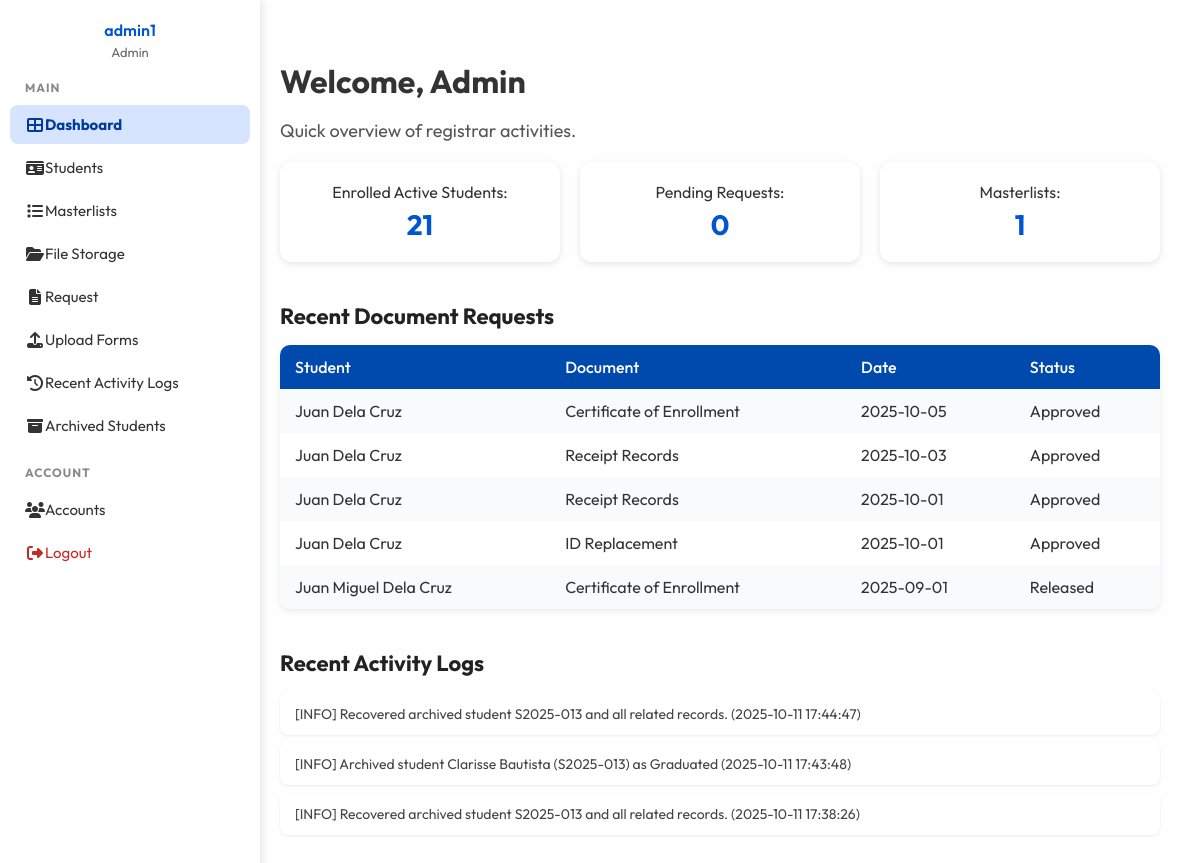
/admin/index.php (signed in), run on the app's committed database.
### tables this page shows
CREATE TABLE `users` (
  `user_id` int(11) NOT NULL,
  `username` varchar(255) DEFAULT NULL,
  `email` varchar(255) NOT NULL,
  `password_hash` text DEFAULT NULL,
  `role_id` int(11) DEFAULT NULL,
  `active` tinyint(1) DEFAULT NULL
);

CREATE TABLE `roles` (
  `role_id` int(11) NOT NULL,
  `name` varchar(255) DEFAULT NULL,
  `description` text DEFAULT NULL
);

CREATE TABLE `document_requests` (
  `request_id` int(11) NOT NULL,
  `student_id` varchar(255) DEFAULT NULL,
  `document_type` varchar(255) DEFAULT NULL,
  `notes` text NOT NULL,
  `request_date` date DEFAULT NULL,
  `status` varchar(255) DEFAULT NULL,
  `release_date` date DEFAULT NULL
);

CREATE TABLE `students` (
  `student_id` varchar(255) NOT NULL,
  `user_id` int(11) DEFAULT NULL,
  `first_name` varchar(255) DEFAULT NULL,
  `last_name` varchar(255) DEFAULT NULL,
  `birthdate` date DEFAULT NULL,
  `gender` varchar(255) DEFAULT NULL,
  `program` varchar(50) NOT NULL,
  `year_level` int(11) DEFAULT NULL,
  `section` int(10) NOT NULL,
  `student_status` varchar(255) DEFAULT NULL,
  `photo_path` text DEFAULT NULL,
  `date_registered` date DEFAULT NULL,
  `email` varchar(255) DEFAULT NULL,
  `contact_no` varchar(255) DEFAULT NULL
);

CREATE TABLE `system_logs` (
  `syslog_id` int(11) NOT NULL,
  `level` varchar(255) DEFAULT NULL,
  `message` text DEFAULT NULL,
  `origin` varchar(255) DEFAULT NULL,
  `user_id` int(11) DEFAULT NULL,
  `timestamp` timestamp NOT NULL DEFAULT current_timestamp() ON UPDATE current_timestamp()
);

### admin/index.php (the view, shortened to what this page needs)
<?php
require_once __DIR__ . "/../Database/connection.php";
$res = $conn->query("SELECT COUNT(*) AS total FROM students WHERE student_status = 'Enrolled'");
$studentsCount = $res->fetch_assoc()['total'] ?? 0;
$res = $conn->query("SELECT COUNT(*) AS total FROM document_requests WHERE status = 'Pending'");
$pendingRequests = $res->fetch_assoc()['total'] ?? 0;
$res = $conn->query("SELECT COUNT(*) AS total FROM masterlists");
$masterlistCount = $res->fetch_assoc()['total'] ?? 0;
$recentRequests = $conn->query("
  SELECT r.request_id, r.document_type, r.status, r.request_date, s.first_name, s.last_name
  FROM document_requests r
  LEFT JOIN students s ON r.student_id = s.student_id
  ORDER BY r.request_date DESC
  LIMIT 5
");
$recentLogs = $conn->query("
  SELECT level, message, timestamp
  FROM system_logs
  ORDER BY timestamp DESC
  LIMIT 3
");
?>
<!DOCTYPE html>
<html lang="en">
<head>
  <link rel="stylesheet" href="../components/css/StaffDashboard.css">
</head>
<body>
<?php include 'AdminSidenav.php'; ?>
<div class="container">
  <h1>Welcome, Admin</h1>
  <p>Quick overview of registrar activities.</p>
  <div class="stats">
    <div class="card">Enrolled Active Students: <strong><?= $studentsCount ?></strong></div>
    <div class="card">Pending Requests: <strong><?= $pendingRequests ?></strong></div>
    <div class="card">Masterlists: <strong><?= $masterlistCount ?></strong></div>
  </div>
  <div class="section">
    <h2>Recent Document Requests</h2>
    <table>
      <tr><th>Student</th><th>Document</th><th>Date</th><th>Status</th></tr>
      <?php while ($row = $recentRequests->fetch_assoc()): ?>
        <tr>
          <td><?= htmlspecialchars($row['first_name']." ".$row['last_name']) ?></td>
          <td><?= htmlspecialchars($row['document_type']) ?></td>
          <td><?= htmlspecialchars($row['request_date']) ?></td>
          <td><?= htmlspecialchars($row['status']) ?></td>
        </tr>
      <?php endwhile; ?>
    </table>
  </div>
  <div class="section">
    <h2>Recent Activity Logs</h2>
    <ul>
      <?php while ($log = $recentLogs->fetch_assoc()): ?>
        <li>[<?= $log['level'] ?>] <?= htmlspecialchars($log['message']) ?> (<?= $log['timestamp'] ?>)</li>
      <?php endwhile; ?>
    </ul>
  </div>
</div>
</body>
</html>

### admin/AdminSidenav.php (shortened to what this page needs)
<?php
  require_once __DIR__ . "/../Database/connection.php";
  $current_page = basename($_SERVER['PHP_SELF']);
  $user_id = $_SESSION['user_id'];
  $stmt = $conn->prepare("
      SELECT u.username, r.name AS role_name
      FROM users u
      JOIN roles r ON u.role_id = r.role_id
      WHERE u.user_id = ?
  ");
  $stmt->bind_param("i", $user_id);
  $stmt->execute();
  $result = $stmt->get_result();
  $user = $result->fetch_assoc();
  $staffName = $user['username'] ?? "Unknown User";
  $staffRole = $user['role_name'] ?? "Unknown Role";
?>
<!DOCTYPE html>
<html lang="en">
<head>
  <link rel="stylesheet" href="https://cdnjs.cloudflare.com/ajax/libs/font-awesome/6.4.0/css/all.min.css">
</head>
<body>
<div class="sidebar collapsed" id="sidebar">
  <div class="sidebar-header">
    <h3 class="sidebar-text"><?= htmlspecialchars($staffName) ?></h3>
    <p class="sidebar-text"><?= htmlspecialchars($staffRole) ?></p>
  </div>
  <div class="sidebar-section">
    <h4 class="sidebar-text">MAIN</h4>
    <a href="index.php" class="<?= $current_page=='index.php' ? 'active' : '' ?>">
      <i class="fas fa-th-large"></i><span class="sidebar-text"> Dashboard</span>
    </a>
    <a href="StudentInfo.php" class="<?= $current_page=='StudentInfo.php' ? 'active' : '' ?>">
      <i class="fas fa-id-card"></i><span class="sidebar-text"> Students</span>
    </a>
    <a href="Masterlist.php" class="<?= $current_page=='Masterlist.php' ? 'active' : '' ?>">
      <i class="fas fa-list"></i><span class="sidebar-text"> Masterlists</span>
    </a>
    <a href="FileStorage.php" class="<?= $current_page=='FileStorage.php' ? 'active' : '' ?>">
      <i class="fas fa-folder-open"></i><span class="sidebar-text"> File Storage</span>
    </a>
    <a href="Request.php" class="<?= $current_page=='Request.php' ? 'active' : '' ?>">
      <i class="fas fa-file-alt"></i><span class="sidebar-text"> Request</span>
    </a>
     <a href="upload_forms.php" class="<?= $current_page=='upload_forms.php' ? 'active' : '' ?>">
      <i class="fas fa-upload"></i><span class="sidebar-text"> Upload Forms</span>
    </a>
    <a href="ActivityLogs.php" class="<?= $current_page=='ActivityLogs.php' ? 'active' : '' ?>">
      <i class="fas fa-history"></i><span class="sidebar-text"> Recent Activity Logs</span>
    </a>
    <a href="ArchivedStudents.php" class="<?= $current_page=='ArchivedStudents.php' ? 'active' : '' ?>">
      <i class="fas fa-archive"></i><span class="sidebar-text"> Archived Students</span>
    </a>
  </div>
  <div class="sidebar-section">
    <h4 class="sidebar-text">ACCOUNT</h4>
    <a href="Accounts.php" class="<?= $current_page=='Accounts.php' ? 'active' : '' ?>">
      <i class="fas fa-users"></i><span class="sidebar-text"> Accounts</span>
    </a>
    <a href="../Database/logout.php" class="logout">
      <i class="fas fa-sign-out-alt"></i><span class="sidebar-text"> Logout</span>
    </a>
  </div>
</div>
</body>
</html>

### components/css/StaffDashboard.css (style rules this page uses)
body { margin: 0; font-family: 'Outfit', sans-serif; background: #f9f9f9; color: #333; min-height: 100vh; display: flex; flex-direction: column; }
.container { flex: 1; padding: 40px; margin-left: 240px; transition: margin-left 0.3s ease, filter 0.3s ease; box-sizing: border-box; }
.container::before { content: ""; position: absolute; inset: 0; background: rgba(255, 255, 255, 0.85); backdrop-filter: blur(3px); z-index: 0; }
.container > * { position: relative; z-index: 1; }
.container h1 { font-size: 32px; margin-bottom: 10px; }
.container p { font-size: 18px; color: #555; }
.stats { display: grid; grid-template-columns: repeat(auto-fit, minmax(220px, 1fr)); gap: 20px; margin: 20px 0; }
.card { background: #fff; padding: 20px; border-radius: 12px; box-shadow: 0 2px 6px rgba(0,0,0,0.1); text-align: center; transition: transform 0.2s ease; }
.card strong { display: block; font-size: 28px; color: #0056d2; margin-top: 5px; }
.section { margin-top: 40px; text-align: left; }
.section h2 { margin-bottom: 15px; font-size: 22px; color: #222; }
table { width: 100%; border-collapse: collapse; background: #fff; border-radius: 10px; overflow: hidden; box-shadow: 0 2px 6px rgba(0,0,0,0.08); }
table th, table td { padding: 12px 15px; text-align: left; }
table th { background: #004aad; color: #fff; font-weight: 500; }
table tr:nth-child(even) { background-color: #f9fafb; }
tr:nth-child(odd) { background-color: #ffffff; }
.section ul { list-style: none; padding: 0; }
.section ul li { background: #fff; padding: 12px 15px; margin-bottom: 8px; border-radius: 8px; box-shadow: 0 1px 3px rgba(0,0,0,0.08); font-size: 14px; color: #444; }

### admin/AdminSidenav.php (style rules this page uses)
body { margin: 0; font-family: 'Outfit', sans-serif; background: #f9f9f9; color: #333; display: flex; }
.sidebar { position: fixed; left: 0; top: 0; height: 100%; width: 240px; background: #fff; color: #333; box-shadow: 2px 0 8px rgba(0,0,0,0.1); padding: 20px 10px; transition: width 0.3s ease; overflow-y: auto; z-index: 1000; }
.sidebar-header { text-align: center; margin-bottom: 20px; }
.sidebar-header h3 { margin: 0; font-size: 16px; font-weight: 600; color: #0056d2; }
.sidebar-header p { font-size: 13px; color: #666; margin: 4px 0 0; }
.sidebar-section { margin-bottom: 20px; }
.sidebar-section h4 { margin: 10px 15px; font-size: 12px; text-transform: uppercase; color: #888; letter-spacing: 1px; }
.sidebar a { display: flex; align-items: center; text-decoration: none; color: #333; padding: 10px 15px; border-radius: 8px; margin: 4px 0; transition: background 0.3s, color 0.3s; font-size: 15px; }
.sidebar a i { font-size: 16px; width: 20px; text-align: center; }
.sidebar a.active { background: #d6e4ff; color: #003b99; font-weight: bold; }
.sidebar a.logout { color: #c62828; }

### data on the page
users: username "admin1", role.name "Admin"
document_requests: student.last_name "Juan Dela Cruz", document_type "Certificate of Enrollment", request_date "2025-10-05", status "Approved"
document_requests: student.last_name "Juan Dela Cruz", document_type "Receipt Records", request_date "2025-10-03", status "Approved"
document_requests: student.last_name "Juan Dela Cruz", document_type "Receipt Records", request_date "2025-10-01", status "Approved"
document_requests: student.last_name "Juan Dela Cruz", document_type "ID Replacement", request_date "2025-10-01", status "Approved"
document_requests: student.last_name "Juan Miguel Dela Cruz", document_type "Certificate of Enrollment", request_date "2025-09-01", status "Released"
system_logs: level "INFO", message "Recovered archived student S2025-013 and all related records.", timestamp "2025-10-11 17:44:47"
system_logs: level "INFO", message "Archived student Clarisse Bautista (S2025-013) as Graduated", timestamp "2025-10-11 17:43:48"
system_logs: level "INFO", message "Recovered archived student S2025-013 and all related records.", timestamp "2025-10-11 17:38:26"

### other printed values
$studentsCount "21"
$pendingRequests "0"
$masterlistCount "1"
